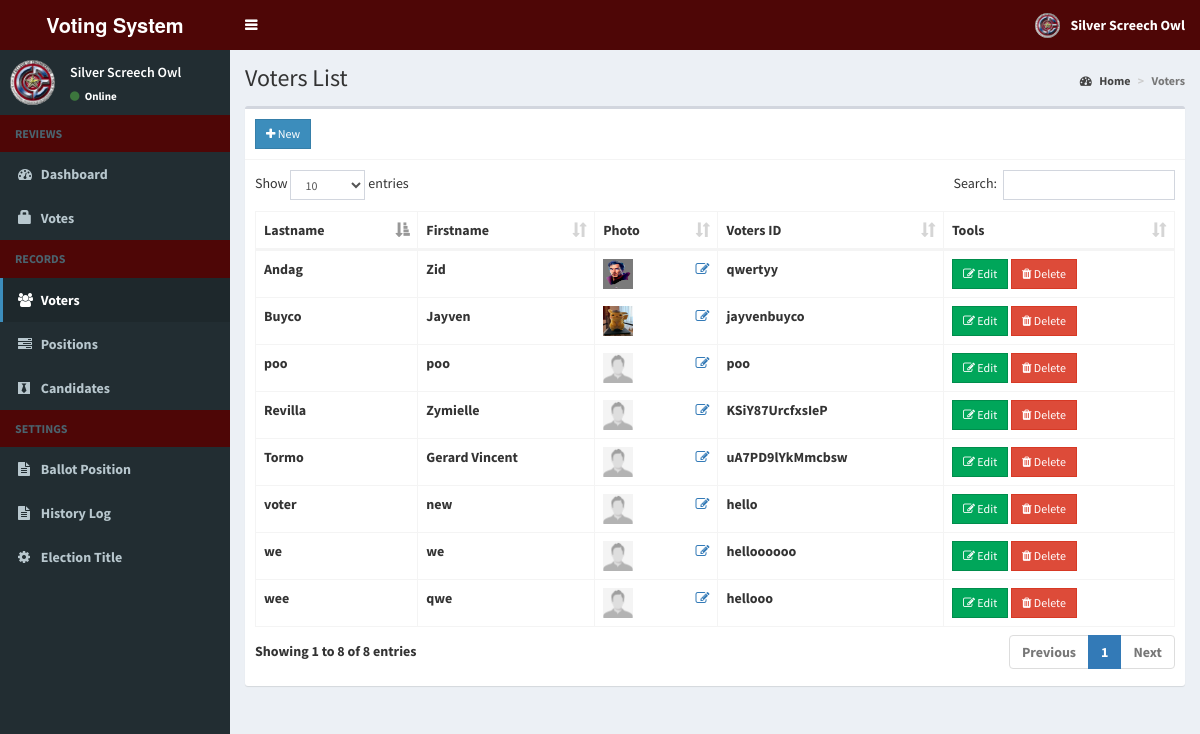
Page /votesystem/admin/voters.php (signed in) on the committed database.
### tables this page shows
CREATE TABLE `voters` (
  `id` int(11) NOT NULL AUTO_INCREMENT,
  `voters_id` varchar(15) NOT NULL,
  `password` varchar(60) NOT NULL,
  `firstname` varchar(30) NOT NULL,
  `lastname` varchar(30) NOT NULL,
  `photo` varchar(150) NOT NULL,
  `isChangePass` int(7) NOT NULL,
  `created_on` date DEFAULT NULL,
  PRIMARY KEY (`id`)
);

### votesystem/admin/includes/session.php (called while the page is built, shortened)
<?php
	include 'includes/conn.php';
	$sql = "SELECT * FROM admin WHERE id = '".$_SESSION['admin']."'";
	$query = $conn->query($sql);
	$user = $query->fetch_assoc();
?>

### votesystem/admin/voters.php (the view, shortened to what this page needs)
<?php include 'includes/session.php'; ?>
<?php include 'includes/header.php'; ?>
<body class="hold-transition skin-blue sidebar-mini">
<div class="wrapper">
  <?php include 'includes/navbar.php'; ?>
  <?php include 'includes/menubar.php'; ?>
  <div class="content-wrapper">
    <section class="content-header">
      <h1>
        Voters List
      </h1>
      <ol class="breadcrumb">
        <li><a href="#"><i class="fa fa-dashboard"></i> Home</a></li>
        <li class="active">Voters</li>
      </ol>
    </section>
    <section class="content">
      <div class="row">
        <div class="col-xs-12">
          <div class="box">
            <div class="box-header with-border">
              <a href="#addnew" data-toggle="modal" class="btn btn-primary btn-sm btn-flat"><i class="fa fa-plus"></i> New</a>
            </div>
            <div class="box-body">
              <table id="example1" class="table table-bordered">
                <thead>
                  <th>Lastname</th>
                  <th>Firstname</th>
                  <th>Photo</th>
                  <th>Voters ID</th>
                  <th>Tools</th>
                </thead>
                <tbody>
                  <?php
                    $sql = "SELECT * FROM voters";
                    $query = $conn->query($sql);
                    while($row = $query->fetch_assoc()){
                      $image = (!empty($row['photo'])) ? '../images/'.$row['photo'] : '../images/profile.jpg';
                      echo "
                        <tr>
                          <td>".$row['lastname']."</td>
                          <td>".$row['firstname']."</td>
                          <td>
                            <img src='".$image."' width='30px' height='30px'>
                            <a href='#edit_photo' data-toggle='modal' class='pull-right photo' data-id='".$row['id']."'><span class='fa fa-edit'></span></a>
                          </td>
                          <td>".$row['voters_id']."</td>
                          <td>
                            <button class='btn btn-success btn-sm edit btn-flat' data-id='".$row['id']."'><i class='fa fa-edit'></i> Edit</button>
                            <button class='btn btn-danger btn-sm delete btn-flat' data-id='".$row['id']."'><i class='fa fa-trash'></i> Delete</button>
                          </td>
                        </tr>
                      ";
                    }
                  ?>
                </tbody>
              </table>
            </div>
          </div>
        </div>
      </div>
    </section>
  </div>
</div>
</body>
</html>

### votesystem/admin/includes/navbar.php (shortened to what this page needs)
<header class="main-header">
  <a href="home.php" class="logo">
    <span class="logo-lg"><b>Voting System </span>
  </a>
  <nav class="navbar navbar-static-top">
    <a href="#" class="sidebar-toggle" data-toggle="push-menu" role="button">
    </a>
    <div class="navbar-custom-menu">
      <ul class="nav navbar-nav">
        <li class="dropdown user user-menu">
          <a href="#" class="dropdown-toggle" data-toggle="dropdown">
            <img src="<?php echo (!empty($user['photo'])) ? '../images/'.$user['photo'] : '../images/profile.jpg'; ?>" class="user-image" alt="User Image">
            <span class="hidden-xs"><?php echo $user['firstname'].' '.$user['lastname']; ?></span>
          </a>
        </li>
      </ul>
    </div>
  </nav>
</header>

### votesystem/admin/includes/menubar.php (shortened to what this page needs)
<aside class="main-sidebar">
  <section class="sidebar">
    <div class="user-panel">
      <div class="pull-left image">
        <img src="<?php echo (!empty($user['photo'])) ? '../images/'.$user['photo'] : '../images/profile.jpg'; ?>" class="img-circle" alt="User Image">
      </div>
      <div class="pull-left info">
        <p><?php echo $user['firstname'].' '.$user['lastname']; ?></p>
        <a><i class="fa fa-circle text-success"></i> Online</a>
      </div>
    </div>
    <ul class="sidebar-menu" data-widget="tree">
      <li class="header">REVIEWS</li>
      <li class=""><a href="home.php"><i class="fa fa-dashboard"></i> <span>Dashboard</span></a></li>
      <li class=""><a href="votes.php"><i class="glyphicon glyphicon-lock"></i> <span>Votes</span></a></li>
      <li class="header">RECORDS</li>
      <li class=""><a href="voters.php"><i class="fa fa-users"></i> <span>Voters</span></a></li>
      <li class=""><a href="positions.php"><i class="fa fa-tasks"></i> <span>Positions</span></a></li>
      <li class=""><a href="candidates.php"><i class="fa fa-black-tie"></i> <span>Candidates</span></a></li>
      <li class="header">SETTINGS</li>
      <li class=""><a href="ballot.php"><i class="fa fa-file-text"></i> <span>Ballot Position</span></a></li>
      <li class=""><a href="log.php"><i class="fa fa-file-text"></i> <span>History Log</span></a></li>
      <li class=""><a href="#config" data-toggle="modal"><i class="fa fa-cog"></i> <span>Election Title</span></a></li>
    </ul>
  </section>
</aside>

### rows in the picture
voters: lastname "Tormo", firstname "Gerard Vincent", voters "uA7PD9lYkMmcbsw"
voters: lastname "Revilla", firstname "Zymielle", voters "KSiY87UrcfxsIeP"
voters: lastname "Andag", firstname "Zid", photo (picture), voters "qwertyy"
voters: lastname "voter", firstname "new", voters "hello"
voters: lastname "Buyco", firstname "Jayven", photo (picture), voters "jayvenbuyco"
voters: lastname "poo", firstname "poo", voters "poo"
voters: lastname "wee", firstname "qwe", voters "hellooo"
voters: lastname "we", firstname "we", voters "helloooooo"

### other values in the picture
$user['firstname'] "Silver"
$user['lastname'] "Screech Owl"
